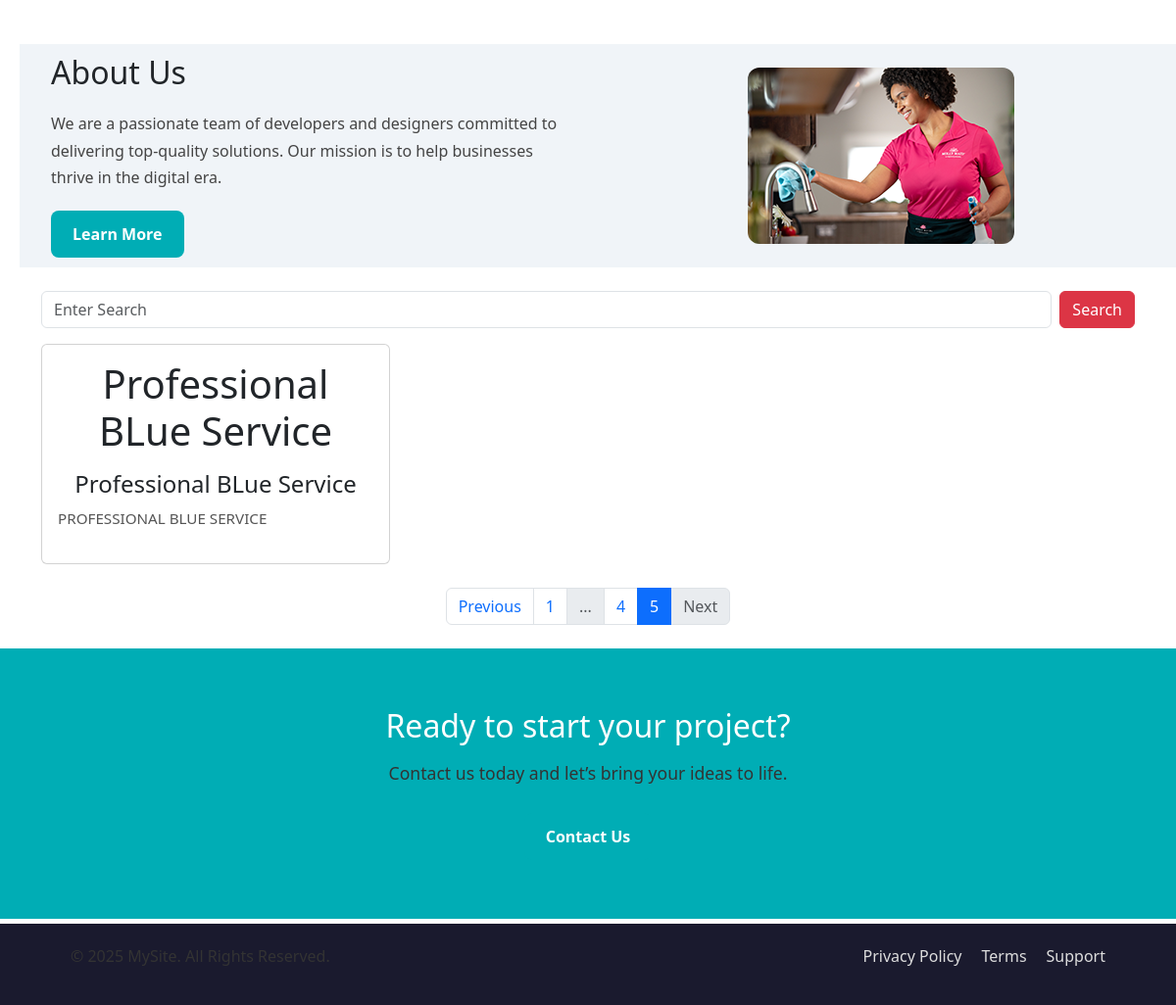
/?page=7 (lower part), run on an earlier commit of the app's database.
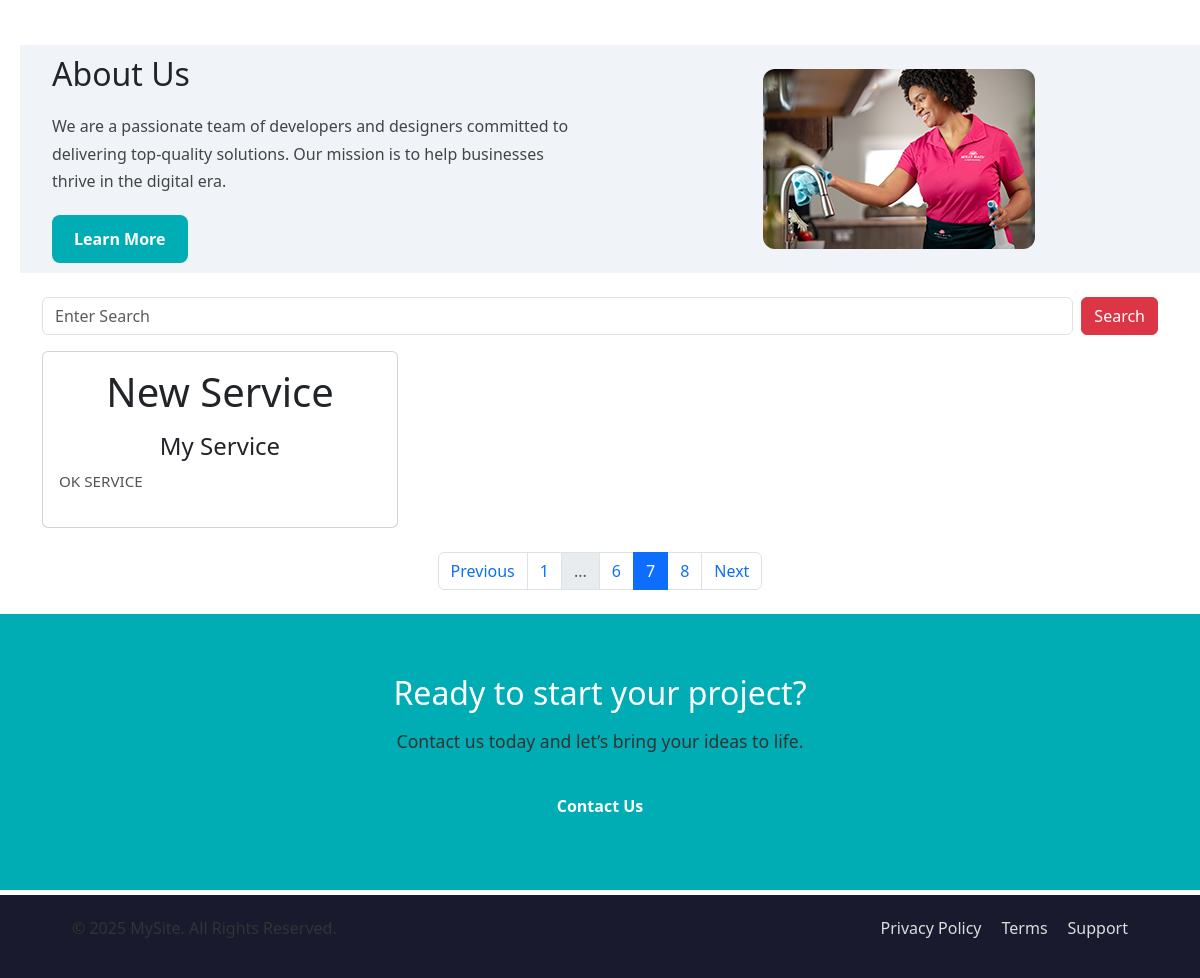
And on a later commit of the database.
### services/models.py (models this page shows)
class Service(models.Model):
    service_icon = models.CharField(max_length=50)
    service_title = models.CharField(max_length=50)
    service_description = models.TextField()

### new_project1/views.py (the view)
# urls.py: path('',views.homePage),
def homePage(request):
    newsData = News.objects.all()
    search_str = request.GET.get('searchBox')
    if search_str:
        serviceData = Service.objects.filter(service_title__icontains=search_str)
    else:
        serviceData = Service.objects.all()
    paginator = Paginator(serviceData, 1)  # 3 items per page
    page_number = request.GET.get('page')
    finalServicePaginatorData = paginator.get_page(page_number)
    current = finalServicePaginatorData.number
    prev_page = current - 1
    next_page = current + 1
    total_pages = paginator.num_pages
    context = {
        'serviceData': finalServicePaginatorData,
        'newsData': newsData,
        'search_str': search_str,
        'current': current,
        'prev_page': prev_page,
        'next_page': next_page,
        'total_pages': total_pages
    }
    return render(request, 'index.html', context)

### templates/index.html (shortened to what this page needs)
{% extends 'base.html' %}
{% block content %}
  <link href="https://cdn.jsdelivr.net/npm/bootstrap@5.3.2/dist/css/bootstrap.min.css" rel="stylesheet" />
  {% include 'service.html' %}
  {% include 'about.html' %}
  <div class="container my-4">
    <form method="get" class="d-flex mb-3">
      <input class="form-control me-2" type="text" name="searchBox" placeholder="Enter Search" value="{{ request.GET.searchBox }}" />
      <button class="btn btn-danger" type="submit">Search</button>
    </form>
    <div class="row">
      {% for i in serviceData %}
        <div class="col-md-4">
          <div class="card p-3 h-100">
            <h1 class="text-center">{{ i.service_icon }}</h1>
            <h4 class="text-center mt-2">{{ i.service_title }}</h4>
            <p>{{ i.service_description|upper }}</p>
          </div>
        </div>
      {% empty %}
        <p>No Data Found</p>
      {% endfor %}
    </div>
    <nav aria-label="Page navigation" class="mt-4">
      <ul class="pagination justify-content-center">
        {% if serviceData.has_previous %}
          <li class="page-item">
            <a class="page-link"
              href="?page={{ prev_page }}">
              Previous
            </a>
          </li>
        {% else %}
          <li class="page-item disabled">
            <span class="page-link">Previous</span>
          </li>
        {% endif %}
        {% if current > 2 %}
          <li class="page-item">
            <a class="page-link"
              href="?page=1">
              1
            </a>
          </li>
          {% if current > 3 %}
            <li class="page-item disabled">
              <span class="page-link">...</span>
            </li>
          {% endif %}
        {% endif %}
        {% for num in serviceData.paginator.page_range %}
          {% if num >= current|add:'-1' and num <= current|add:'1' %}
            {% if num == current %}
              <li class="page-item active">
                <span class="page-link">{{ num }}</span>
              </li>
            {% else %}
              <li class="page-item">
                <a class="page-link"
                  href="?page={{ num }}">
                  {{ num }}
                </a>
              </li>
            {% endif %}
          {% endif %}
        {% endfor %}
        {% if serviceData.has_next %}
          <li class="page-item">
            <a class="page-link"
              href="?page={{ next_page }}">
              Next
            </a>
          </li>
        {% else %}
          <li class="page-item disabled">
            <span class="page-link">Next</span>
          </li>
        {% endif %}
      </ul>
    </nav>
  </div>
  <section class="cta">
    <div class="container">
      <h2>Ready to start your project?</h2>
      <p>Contact us today and let’s bring your ideas to life.</p>
      <a href="#" class="btn-primary">Contact Us</a>
    </div>
  </section>
{% endblock %}

What changed in the data, as far as the page shows it:
no longer on this page (row unchanged): Service: service_icon "Professional BLue Service", service_title "Professional BLue Service", service_description "PROFESSIONAL BLUE SERVICE"
added Service: service_icon "New Service", service_title "My Service", service_description "OK SERVICE"
Also different on the page:
new list line: "6"
new list line: "7"
new list line: "8"
list line gone: "4"
list line gone: "5"
